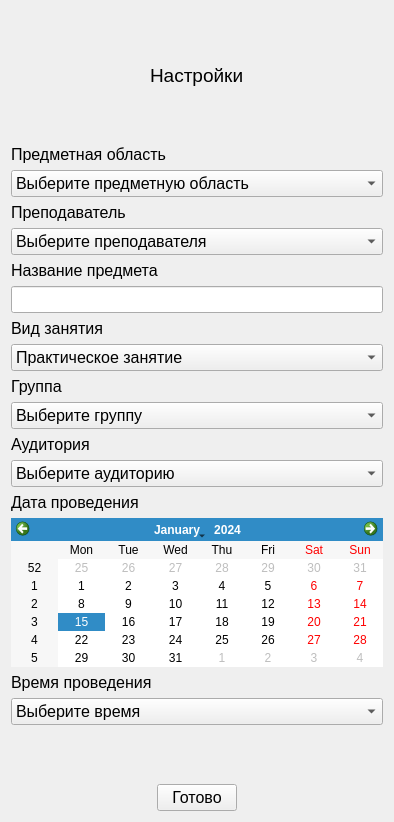
<?xml version="1.0" encoding="UTF-8"?>
<ui version="4.0">
 <class>SettingsWindow</class>
 <widget class="QWidget" name="SettingsWindow">
  <property name="geometry">
   <rect>
    <x>0</x>
    <y>0</y>
    <width>394</width>
    <height>822</height>
   </rect>
  </property>
  <property name="windowTitle">
   <string>Form</string>
  </property>
  <layout class="QVBoxLayout" name="verticalLayout_2">
   <item>
    <layout class="QVBoxLayout" name="verticalLayout">
     <item>
      <spacer name="verticalSpacer_2">
       <property name="orientation">
        <enum>Qt::Vertical</enum>
       </property>
       <property name="sizeHint" stdset="0">
        <size>
         <width>20</width>
         <height>40</height>
        </size>
       </property>
      </spacer>
     </item>
     <item>
      <layout class="QHBoxLayout" name="horizontalLayout_2">
       <item>
        <spacer name="horizontalSpacer">
         <property name="orientation">
          <enum>Qt::Horizontal</enum>
         </property>
         <property name="sizeHint" stdset="0">
          <size>
           <width>40</width>
           <height>20</height>
          </size>
         </property>
        </spacer>
       </item>
       <item>
        <widget class="QLabel" name="label_10">
         <property name="font">
          <font>
           <pointsize>14</pointsize>
          </font>
         </property>
         <property name="text">
          <string>Настройки</string>
         </property>
        </widget>
       </item>
       <item>
        <spacer name="horizontalSpacer_2">
         <property name="orientation">
          <enum>Qt::Horizontal</enum>
         </property>
         <property name="sizeHint" stdset="0">
          <size>
           <width>40</width>
           <height>20</height>
          </size>
         </property>
        </spacer>
       </item>
      </layout>
     </item>
     <item>
      <spacer name="verticalSpacer_3">
       <property name="orientation">
        <enum>Qt::Vertical</enum>
       </property>
       <property name="sizeHint" stdset="0">
        <size>
         <width>20</width>
         <height>40</height>
        </size>
       </property>
      </spacer>
     </item>
     <item>
      <widget class="QLabel" name="label">
       <property name="font">
        <font>
         <pointsize>12</pointsize>
        </font>
       </property>
       <property name="text">
        <string>Предметная область</string>
       </property>
      </widget>
     </item>
     <item>
      <widget class="QComboBox" name="SpecializaciaBox">
       <property name="font">
        <font>
         <pointsize>12</pointsize>
        </font>
       </property>
       <item>
        <property name="text">
         <string>Выберите предметную область</string>
        </property>
       </item>
      </widget>
     </item>
     <item>
      <widget class="QLabel" name="label_2">
       <property name="font">
        <font>
         <pointsize>12</pointsize>
        </font>
       </property>
       <property name="text">
        <string>Преподаватель</string>
       </property>
      </widget>
     </item>
     <item>
      <widget class="QComboBox" name="TeacherBox">
       <property name="font">
        <font>
         <pointsize>12</pointsize>
        </font>
       </property>
       <item>
        <property name="text">
         <string>Выберите преподавателя</string>
        </property>
       </item>
      </widget>
     </item>
     <item>
      <widget class="QLabel" name="label_5">
       <property name="font">
        <font>
         <pointsize>12</pointsize>
        </font>
       </property>
       <property name="text">
        <string>Название предмета</string>
       </property>
      </widget>
     </item>
     <item>
      <widget class="QLineEdit" name="NamePredmetEdit">
       <property name="font">
        <font>
         <pointsize>12</pointsize>
        </font>
       </property>
      </widget>
     </item>
     <item>
      <widget class="QLabel" name="label_6">
       <property name="font">
        <font>
         <pointsize>12</pointsize>
        </font>
       </property>
       <property name="text">
        <string>Вид занятия</string>
       </property>
      </widget>
     </item>
     <item>
      <widget class="QComboBox" name="VidBox">
       <property name="font">
        <font>
         <pointsize>12</pointsize>
        </font>
       </property>
       <item>
        <property name="text">
         <string>Практическое занятие</string>
        </property>
       </item>
       <item>
        <property name="text">
         <string>Лекция</string>
        </property>
       </item>
      </widget>
     </item>
     <item>
      <widget class="QLabel" name="label_7">
       <property name="font">
        <font>
         <pointsize>12</pointsize>
        </font>
       </property>
       <property name="text">
        <string>Группа</string>
       </property>
      </widget>
     </item>
     <item>
      <widget class="QComboBox" name="groupBox">
       <property name="font">
        <font>
         <pointsize>12</pointsize>
        </font>
       </property>
       <item>
        <property name="text">
         <string>Выберите группу</string>
        </property>
       </item>
      </widget>
     </item>
     <item>
      <widget class="QLabel" name="label_8">
       <property name="font">
        <font>
         <pointsize>12</pointsize>
        </font>
       </property>
       <property name="text">
        <string>Аудитория</string>
       </property>
      </widget>
     </item>
     <item>
      <widget class="QComboBox" name="comboBox">
       <property name="font">
        <font>
         <pointsize>12</pointsize>
        </font>
       </property>
       <item>
        <property name="text">
         <string>Выберите аудиторию</string>
        </property>
       </item>
      </widget>
     </item>
     <item>
      <widget class="QLabel" name="label_9">
       <property name="font">
        <font>
         <pointsize>12</pointsize>
        </font>
       </property>
       <property name="text">
        <string>Дата проведения</string>
       </property>
      </widget>
     </item>
     <item>
      <widget class="QCalendarWidget" name="calendarWidget"/>
     </item>
     <item>
      <widget class="QLabel" name="label_3">
       <property name="font">
        <font>
         <pointsize>12</pointsize>
        </font>
       </property>
       <property name="text">
        <string>Время проведения</string>
       </property>
      </widget>
     </item>
     <item>
      <widget class="QComboBox" name="comboBox_2">
       <property name="font">
        <font>
         <pointsize>12</pointsize>
        </font>
       </property>
       <item>
        <property name="text">
         <string>Выберите время</string>
        </property>
       </item>
       <item>
        <property name="text">
         <string>8:30</string>
        </property>
       </item>
       <item>
        <property name="text">
         <string>10:15</string>
        </property>
       </item>
       <item>
        <property name="text">
         <string>12:00</string>
        </property>
       </item>
       <item>
        <property name="text">
         <string>14:10</string>
        </property>
       </item>
       <item>
        <property name="text">
         <string>15:55</string>
        </property>
       </item>
       <item>
        <property name="text">
         <string>17:40</string>
        </property>
       </item>
       <item>
        <property name="text">
         <string>18:25</string>
        </property>
       </item>
       <item>
        <property name="text">
         <string>20:10</string>
        </property>
       </item>
      </widget>
     </item>
     <item>
      <spacer name="verticalSpacer">
       <property name="orientation">
        <enum>Qt::Vertical</enum>
       </property>
       <property name="sizeHint" stdset="0">
        <size>
         <width>20</width>
         <height>40</height>
        </size>
       </property>
      </spacer>
     </item>
     <item>
      <layout class="QHBoxLayout" name="horizontalLayout">
       <item>
        <spacer name="horizontalSpacer_3">
         <property name="orientation">
          <enum>Qt::Horizontal</enum>
         </property>
         <property name="sizeHint" stdset="0">
          <size>
           <width>40</width>
           <height>20</height>
          </size>
         </property>
        </spacer>
       </item>
       <item>
        <widget class="QPushButton" name="pbGotovo">
         <property name="font">
          <font>
           <pointsize>12</pointsize>
          </font>
         </property>
         <property name="text">
          <string>Готово</string>
         </property>
        </widget>
       </item>
       <item>
        <spacer name="horizontalSpacer_4">
         <property name="orientation">
          <enum>Qt::Horizontal</enum>
         </property>
         <property name="sizeHint" stdset="0">
          <size>
           <width>40</width>
           <height>20</height>
          </size>
         </property>
        </spacer>
       </item>
      </layout>
     </item>
    </layout>
   </item>
  </layout>
 </widget>
 <resources/>
 <connections/>
</ui>
